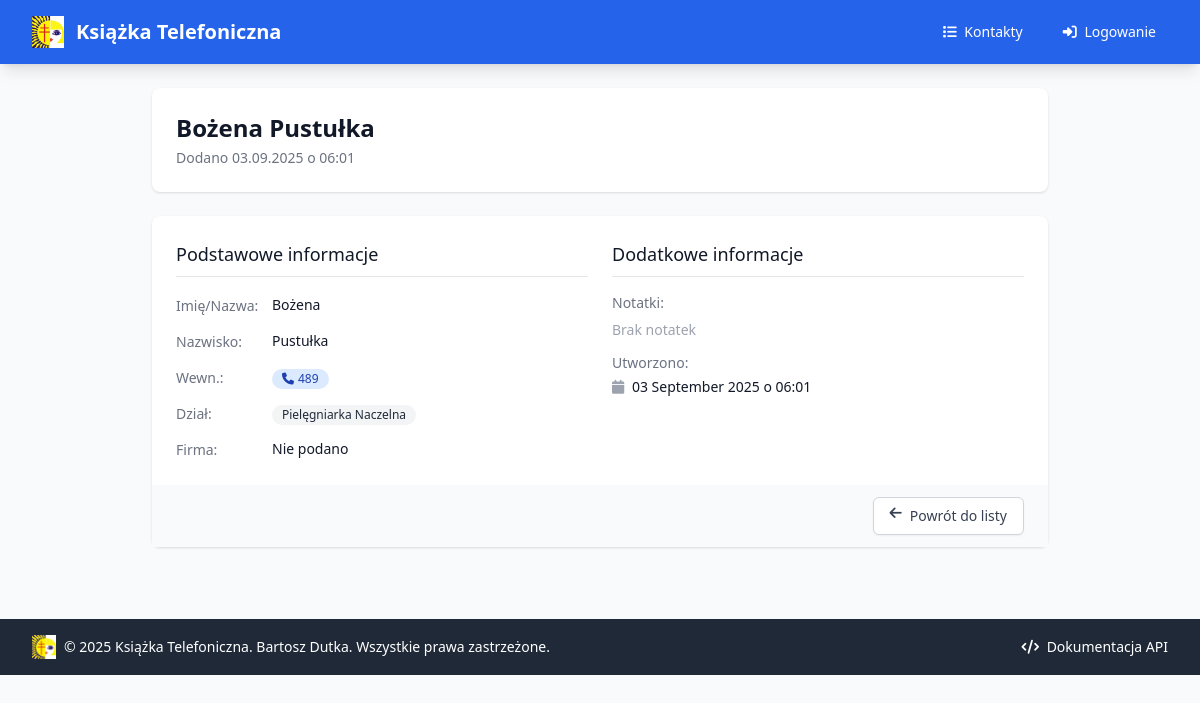
The app's page /kontakty/5b17ac9f-44af-4a13-92b9-b945dbb188b5, older data.
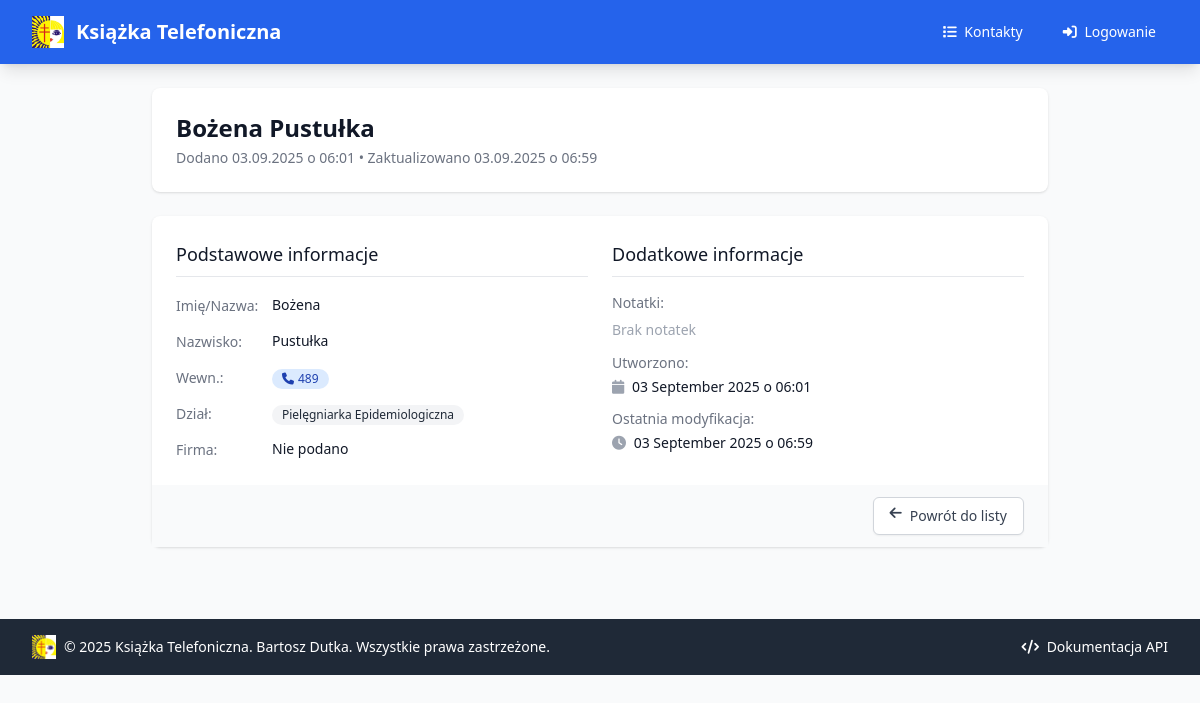
The same page, newer data.
### app/models/contact.py (models this page shows)
class ContactBase(SQLModel):
    imie: Optional[str] = Field(default=None, description="Imię lub nazwa kontaktu")
    nazwisko: Optional[str] = Field(default=None, description="Nazwisko kontaktu")
    numer_wewnetrzny: str = Field(
        unique=True,
        index=True,
        description="Unikalny numer wewnętrzny firmy"
    )
    dzial: Optional[str] = Field(default=None, index=True, description="Nazwa działu")
    firma: Optional[str] = Field(default=None, description="Nazwa firmy")
    notatki: Optional[str] = Field(default=None, description="Dodatkowe notatki")

class Contact(ContactBase, table=True):
    __tablename__ = "kontakty"
    id: Optional[str] = Field(
        default_factory=lambda: str(uuid.uuid4()),
        primary_key=True,
        description="Unikalny identyfikator kontaktu"
    )
    created_at: datetime = Field(
        default_factory=datetime.utcnow,
        description="Data utworzenia kontaktu"
    )
    updated_at: datetime = Field(
        default_factory=datetime.utcnow,
        description="Data ostatniej modyfikacji"
    )

### app/routers/contacts.py (the view)
@router.get("/kontakty/{contact_id}", response_class=HTMLResponse, name="contact_detail")
async def contact_detail(
    request: Request,
    contact_id: str,
    session: Session = Depends(get_session)
):
    contact = session.get(Contact, contact_id)
    if not contact:
        raise HTTPException(status_code=404, detail="Kontakt nie został znaleziony")
    user = get_current_user(request)
    contact_name = ""
    if contact.imie or contact.nazwisko:
        contact_name = f"{contact.imie or ''} {contact.nazwisko or ''}".strip()
    else:
        contact_name = "Kontakt bez nazwy"
    return templates.TemplateResponse(
        "contacts/detail.html",
        {
            "request": request,
            "title": f"{contact_name} - Książka Telefoniczna",
            "contact": contact,
            "user": user
        }
    )

### app/templates/contacts/detail.html (shortened to what the changed rows need)
{% extends "base.html" %}
{% block content %}
<div class="max-w-4xl mx-auto">
    <div class="bg-white shadow rounded-lg mb-6">
        <div class="px-4 py-5 sm:p-6">
            <div class="flex items-center justify-between">
                <div>
                    <h1 class="text-2xl font-bold text-gray-900">
                        {% if contact.imie or contact.nazwisko %}
                            {{ contact.imie or '' }} {{ contact.nazwisko or '' }}
                        {% else %}
                            Kontakt bez nazwy
                        {% endif %}
                    </h1>
                    <p class="mt-1 text-sm text-gray-500">
                        Dodano {{ contact.created_at.strftime('%d.%m.%Y o %H:%M') }}
                        {% if contact.updated_at != contact.created_at %}
                        • Zaktualizowano {{ contact.updated_at.strftime('%d.%m.%Y o %H:%M') }}
                        {% endif %}
                    </p>
                </div>
            </div>
        </div>
    </div>
    <div class="bg-white shadow rounded-lg">
        <div class="px-4 py-5 sm:p-6">
            <div class="grid grid-cols-1 md:grid-cols-2 gap-6">
                <div class="space-y-4">
                    <div class="space-y-3">
                        <div class="flex items-center">
                            <div class="flex-shrink-0 w-24">
                                <span class="text-sm font-medium text-gray-500">Imię/Nazwa:</span>
                            </div>
                            <div class="text-sm text-gray-900">{{ contact.imie or "Nie podano" }}</div>
                        </div>
                        <div class="flex items-center">
                            <div class="flex-shrink-0 w-24">
                                <span class="text-sm font-medium text-gray-500">Nazwisko:</span>
                            </div>
                            <div class="text-sm text-gray-900">{{ contact.nazwisko or "Nie podano" }}</div>
                        </div>
                        <div class="flex items-center">
                            <div>
                                <span class="inline-flex items-center px-2.5 py-0.5 rounded-full text-xs font-medium bg-blue-100 text-blue-800">
                                    <i class="fas fa-phone mr-1"></i>
                                    {{ contact.numer_wewnetrzny }}
                                </span>
                            </div>
                        </div>
                        <div class="flex items-center">
                            <div>
                                {% if contact.dzial %}
                                    <span class="inline-flex items-center px-2.5 py-0.5 rounded-full text-xs font-medium bg-gray-100 text-gray-800">
                                        {{ contact.dzial }}
                                    </span>
                                {% else %}
                                    <span class="text-sm text-gray-400">Nie podano</span>
                                {% endif %}
                            </div>
                        </div>
                        <div class="flex items-center">
                            <div class="flex-shrink-0 w-24">
                                <span class="text-sm font-medium text-gray-500">Firma:</span>
                            </div>
                            <div class="text-sm text-gray-900">
                                {{ contact.firma or "Nie podano" }}
                            </div>
                        </div>
                    </div>
                </div>
                <div class="space-y-4">
                    <div class="space-y-3">
                        <div>
                            <span class="text-sm font-medium text-gray-500 block mb-1">Utworzono:</span>
                            <div class="text-sm text-gray-900">
                                <i class="fas fa-calendar mr-1 text-gray-400"></i>
                                {{ contact.created_at.strftime('%d %B %Y o %H:%M') }}
                            </div>
                        </div>
                        {% if contact.updated_at != contact.created_at %}
                            <div>
                                <span class="text-sm font-medium text-gray-500 block mb-1">Ostatnia modyfikacja:</span>
                                <div class="text-sm text-gray-900">
                                    <i class="fas fa-clock mr-1 text-gray-400"></i>
                                    {{ contact.updated_at.strftime('%d %B %Y o %H:%M') }}
                                </div>
                            </div>
                        {% endif %}
                    </div>
                </div>
            </div>
        </div>
    </div>
</div>
{% endblock %}

Row changes from the older to the newer data that the page shows:
changed Contact "Bożena": updated_at (not shown) → "03.09.2025 o 06:59"; dzial "Pielęgniarka Naczelna" → "Pielęgniarka Epidemiologiczna"; updated_at (not shown) → "03 September 2025 o 06:59"
Text that changed along with them:
text now shown: "• Zaktualizowano Ostatnia modyfikacja:"
